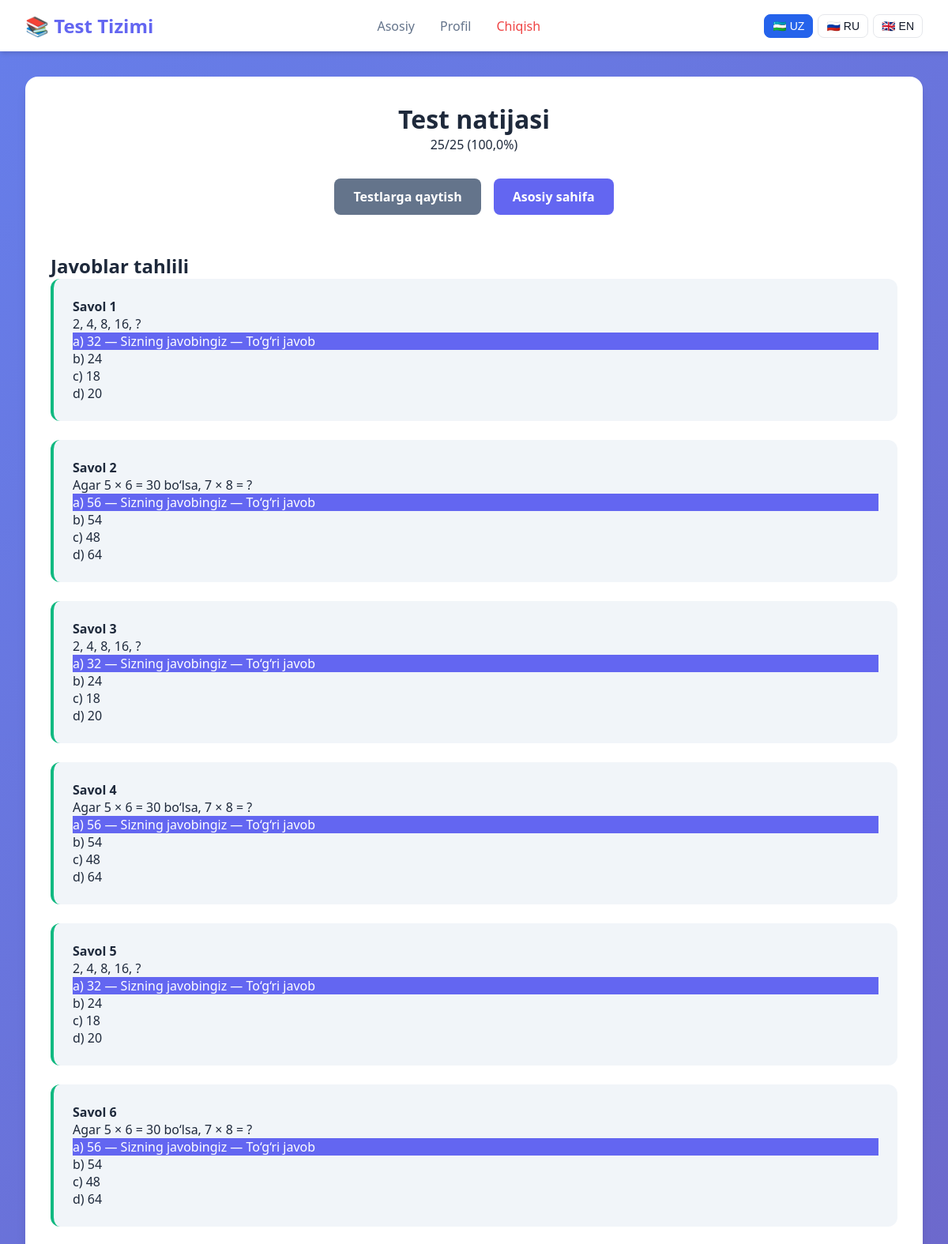
Page /uz/result/1/ (signed in, upper part) on the committed database.
### test_app/models.py (models this page shows, shortened)
class UserTestAttempt(models.Model):
    user = models.ForeignKey(
        User, on_delete=models.CASCADE, related_name="test_attempts"
    )
    test = models.ForeignKey(
        Test, on_delete=models.CASCADE, related_name="attempts", null=True, blank=True
    )
    completed = models.BooleanField(default=False)
    score = models.IntegerField(default=0)
    total_questions = models.IntegerField(default=0)
    started_at = models.DateTimeField(auto_now_add=True)
    completed_at = models.DateTimeField(null=True, blank=True)
    is_random = models.BooleanField(default=False, verbose_name="Random test")
    class Meta:
        verbose_name = "Test topshiruvi"
        verbose_name_plural = "Test topshiruvlari"
        ordering = ["-started_at"]
    @property
    def score_percentage(self):
        if self.total_questions > 0:
            return (self.score / self.total_questions) * 100
        return 0

class Question(models.Model):
    test = models.ForeignKey(
        Test, on_delete=models.CASCADE, related_name="questions", verbose_name="Test"
    )
    question_text = models.TextField(verbose_name="Savol matni")
    order = models.IntegerField(default=1, verbose_name="Tartib raqami")
    created_at = models.DateTimeField(auto_now_add=True)
    class Meta:
        verbose_name = "Savol"
        verbose_name_plural = "Savollar"
        ordering = ["order"]

class Answer(models.Model):
    question = models.ForeignKey(
        Question, on_delete=models.CASCADE, related_name="answers", verbose_name="Savol"
    )
    answer_text = models.CharField(max_length=500, verbose_name="Javob matni")
    is_correct = models.BooleanField(default=False, verbose_name="To'g'ri javob")
    order = models.CharField(
        max_length=1,
        choices=[("a", "A"), ("b", "B"), ("c", "C"), ("d", "D")],
        verbose_name="Harf",
    )
    class Meta:
        verbose_name = "Javob"
        verbose_name_plural = "Javoblar"
        ordering = ["order"]

### test_app/views.py (the view)
# urls.py: path("result/<int:attempt_id>/", views.test_result_view, name="test_result"),
@login_required
def test_result_view(request, attempt_id):
    attempt = get_object_or_404(
        UserTestAttempt,
        id=attempt_id,
        user=request.user,
    )
    user_answers = attempt.user_answers.all().select_related(
        "question",
        "selected_answer",
    )
    results = []
    for user_answer in user_answers:
        correct_answer = user_answer.question.answers.filter(is_correct=True).first()
        results.append(
            {
                "question": user_answer.question,
                "selected_answer": user_answer.selected_answer,
                "correct_answer": correct_answer,
                "is_correct": user_answer.is_correct,
                "all_answers": user_answer.question.answers.all(),
            }
        )
    return render(
        request,
        "test_result.html",
        {
            "attempt": attempt,
            "results": results,
            "min_score": attempt.test.min_score_to_unlock if attempt.test else 80,
        },
    )

### templates/test_result.html (shortened to what this page needs)
{% extends 'base.html' %}
{% load i18n %}
{% block content %}
<div class="result-container">
    <div class="result-header">
        <h1>{% trans "Test natijasi" %}</h1>
        <p>
            {{ attempt.score }}/{{ attempt.total_questions }}
            ({{ attempt.score_percentage|floatformat:1 }}%)
        </p>
    </div>
    <div class="result-actions">
        <a href="{% url 'subject_tests' attempt.test.subject.id %}" class="btn btn-secondary">
            {% trans "Testlarga qaytish" %}
        </a>
        <a href="{% url 'home' %}" class="btn btn-primary">
            {% trans "Asosiy sahifa" %}
        </a>
    </div>
    <div class="answers-review">
        <h2>{% trans "Javoblar tahlili" %}</h2>
        {% for result in results %}
        <div class="review-card {% if result.is_correct %}correct{% else %}incorrect{% endif %}">
            <h4>
                {% trans "Savol" %} {{ forloop.counter }}
            </h4>
            <p>{{ result.question.question_text }}</p>
            {% for answer in result.all_answers %}
            <div class="
                {% if answer.is_correct %}correct-answer{% endif %}
                {% if answer.id == result.selected_answer.id %}user-answer{% endif %}
            ">
                {{ answer.order }}) {{ answer.answer_text }}
                {% if answer.id == result.selected_answer.id %}
                — {% trans "Sizning javobingiz" %}
                {% endif %}
                {% if answer.is_correct %}
                — {% trans "To‘g‘ri javob" %}
                {% endif %}
            </div>
            {% endfor %}
        </div>
        {% endfor %}
    </div>
</div>
{% endblock %}

### static/css/styles.css (style rules this page uses)
* { margin: 0; padding: 0; box-sizing: border-box; }
:root { --primary: #6366f1; --primary-dark: #4f46e5; --secondary: #8b5cf6; --success: #10b981; --warning: #f59e0b; --danger: #ef4444; --dark: #1e293b; --gray: #64748b; --light: #f1f5f9; --white: #ffffff; --correct: #10b981; --incorrect: #ef4444; --shadow: 0 4px 6px -1px rgba(0, 0, 0, 0.1), 0 2px 4px -1px rgba(0, 0, 0, 0.06); --shadow-lg: 0 10px 15px -3px rgba(0, 0, 0, 0.1), 0 4px 6px -2px rgba(0, 0, 0, 0.05); }
body { font-family: 'Segoe UI', Tahoma, Geneva, Verdana, sans-serif; background: linear-gradient(135deg, #667eea 0%, #764ba2 100%); min-height: 100vh; color: var(--dark); }
.btn { padding: 0.75rem 1.5rem; border: none; border-radius: 8px; font-size: 1rem; font-weight: 600; cursor: pointer; transition: all 0.3s; text-decoration: none; display: inline-block; text-align: center; }
.btn-primary { background: var(--primary); color: var(--white); }
.btn-secondary { background: var(--gray); color: var(--white); }
.result-container { background: var(--white); border-radius: 16px; padding: 2rem; box-shadow: var(--shadow-lg); }
.result-header { text-align: center; margin-bottom: 2rem; }
.result-actions { display: flex; gap: 1rem; justify-content: center; margin-bottom: 3rem; }
.answers-review { margin-top: 2rem; }
.review-card { background: var(--light); border-radius: 12px; padding: 1.5rem; margin-bottom: 1.5rem; border-left: 4px solid var(--gray); }
.review-card.correct { border-left-color: var(--correct); }
.user-answer { background: var(--primary); color: var(--white); }

### rows in the picture
UserTestAttempt: score "25", total_questions "25", score_percentage "100,0"
Question: question.question_text "2, 4, 8, 16, ?"
Answer: order "a", answer_text "32"
Answer: order "b", answer_text "24"
Answer: order "c", answer_text "18"
Answer: order "d", answer_text "20"
Question: question.question_text "Agar 5 × 6 = 30 bo‘lsa, 7 × 8 = ?"
Answer: order "a", answer_text "56"
Answer: order "b", answer_text "54"
Answer: order "c", answer_text "48"
Answer: order "d", answer_text "64"
Question: question.question_text "2, 4, 8, 16, ?"
Answer: order "a", answer_text "32"
Answer: order "b", answer_text "24"
Answer: order "c", answer_text "18"
Answer: order "d", answer_text "20"
Question: question.question_text "Agar 5 × 6 = 30 bo‘lsa, 7 × 8 = ?"
Answer: order "a", answer_text "56"
Answer: order "b", answer_text "54"
Answer: order "c", answer_text "48"
Answer: order "d", answer_text "64"
Question: question.question_text "2, 4, 8, 16, ?"
Answer: order "a", answer_text "32"
Answer: order "b", answer_text "24"
Answer: order "c", answer_text "18"
Answer: order "d", answer_text "20"
Question: question.question_text "Agar 5 × 6 = 30 bo‘lsa, 7 × 8 = ?"
Answer: order "a", answer_text "56"
Answer: order "b", answer_text "54"
Answer: order "c", answer_text "48"
Answer: order "d", answer_text "64"
